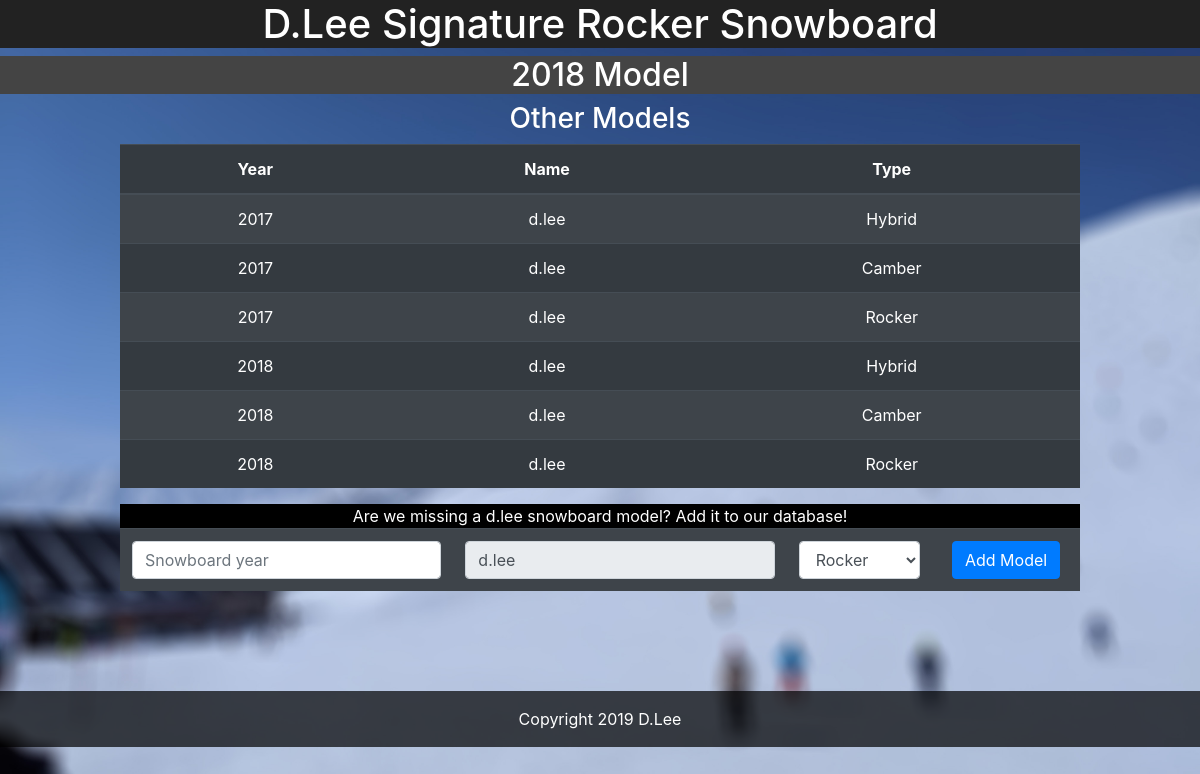
The app's page /other-models.php?name=d.lee with its own data.
### tables this page shows
CREATE TABLE `models` (
  `id` int(11) NOT NULL AUTO_INCREMENT,
  `name` varchar(50) NOT NULL,
  `type` varchar(50) NOT NULL,
  `year` year(4) NOT NULL,
  UNIQUE KEY `id` (`id`)
);

### other-models.php (the view, shortened to what this page needs)
<!DOCTYPE html>
<html lang="en-US">
  <?php include 'head.php';?>
  <body>
    <?php include 'header.php';?>
    <main>
      <h3>Other Models</h3>
      <section id="listing" style="text-align: center; margin: auto; padding: auto;">
        <?php
        $servername = "localhost:3306";
        $username = "root";
        $password = "root";
        $dbname = "snowboard-ctf";
        $conn = new mysqli($servername, $username, $password, $dbname);
        $sql = "SELECT year, name, type FROM models WHERE name = '" . $_GET['name'] . "'";
        $result = $conn->query($sql);
        if ($result->num_rows > 0) {
            echo "<table class='table table-striped table-dark'>";
            echo "<thead><tr><th scope='col'>Year</th><th scope='col'>Name</th><th scope='col'>Type</th></tr></thead><tbody>";
            while($row = $result->fetch_assoc()) {
                echo "<tr><td>" . $row["year"]. "</td><td>" . $row["name"]. "</td><td>" . $row["type"]. "</tr>";
            }
            echo "</tbody></table>";
        } else {
            echo "0 results";
        }
        ?>
        <form action="" method="post" class="form-group">
          <div style="background-color: rgba(0,0,0,50)">Are we missing a d.lee snowboard model? Add it to our database!</div>
          <table class='table table-striped table-dark'>
            <tr>
              <td><input class="form-control" type="text" name="year" placeholder="Snowboard year"></td>
              <td><input class="form-control" type="text" name="name" value="d.lee" readonly></td>
              <td>
                <select class="form-control" name="type">
                  <option value="Rocker" selected="selected">Rocker</option>
                </select>
              </td>
              <td><input class="btn btn-primary" type="submit" value="Add Model"></td>
            </tr>
          </table>
        </form>
      </section>
    </main>
    <?php include 'footer.php';?>
  </body>
</html>

### head.php (shortened to what this page needs)
<head>
  <link rel="stylesheet" href="https://stackpath.bootstrapcdn.com/bootstrap/4.3.1/css/bootstrap.min.css">
</head>

### header.php
<header>
  <h1><a href="./index.php">D.Lee Signature Rocker Snowboard</a></h1>
  <h2>2018 Model</h2>
</header>

### footer.php
<footer class="page-footer font-small">
  <div class="footer-copyright text-center py-3">Copyright 2019 D.Lee</span>
</footer>

### head.php (style rules this page uses)
* { margin: 0; padding: 0; -webkit-box-sizing: border-box; -moz-box-sizing: border-box; box-sizing: border-box; }
a { color: white; }
main { width: 80%; margin: auto; text-align: center; position: relative; }
body { background-color: #EEE; background-image: url(./images/background.jpg); background-size: cover; color: white; }
footer { margin-top: 100px; width: 100%; background-color: rgba(0,0,0,.7); }
h1, h2 { width: 100%; background-color: #222; text-align: center; }
h2 { background-color: #444; }

### records on screen
models: year "2017", name "d.lee", type "Hybrid"
models: year "2017", name "d.lee", type "Camber"
models: year "2017", name "d.lee", type "Rocker"
models: year "2018", name "d.lee", type "Hybrid"
models: year "2018", name "d.lee", type "Camber"
models: year "2018", name "d.lee", type "Rocker"
